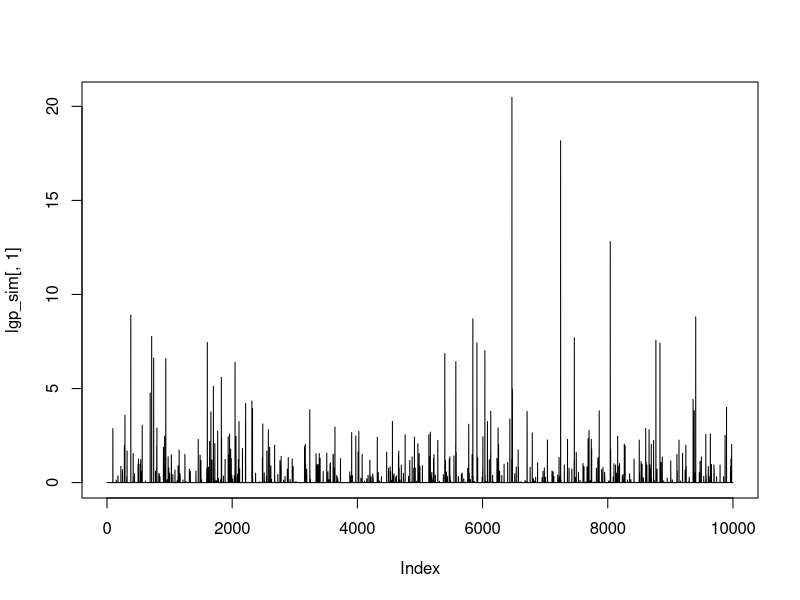

R code for this plot: (Note: this script raises an error after producing the figure.)
# Due to Walker (2000)

rlgprocess <- function(alpha, beta, rho, kappa, timesteps, n){
  if(rho >= 1 | rho <= 0) stop("Rho should be between 0 and 1.")
  
  latent_lambda <- rgamma(n = timesteps*n,
                     shape = alpha,
                     rate = 1.0)
  latent_lambda <- rpois(n = timesteps*n,
                    lambda = latent_lambda*(1-rho)/rho)
  latent_lambda <- rgamma(n = timesteps*n, 
                     shape = latent_lambda,
                     rate = beta/rho)
  latent_lambda <- rho*rgamma(n = timesteps*n,
                          shape = alpha,
                          rate = beta) + latent_lambda
  results <- rep(0, timesteps*n)
  which_to_use <- which(runif(n=timesteps*n) <= exp(-kappa * latent_lambda))
  results[which_to_use] <- rexp(n = length(which_to_use),
                                rate = latent_lambda[which_to_use])
  return(matrix(results, ncol=n))
}

lgp_sim <- rlgprocess(alpha = 3.00,
                      beta = 1.0,
                      kappa = 1.7,
                      rho = 0.4,
                      timesteps = 10000,
                      n=1)
plot(lgp_sim[,1], type = 'l')
lines(lgp_sim[,2], type = 'l', col="red")
1000000-length(which(lgp_sim == 0.0))
summary(lgp_sim[,1])
gpd(lgp_sim, nextremes = 10000-length(which(lgp_sim == 0.0)))

plot(density(lgp_sim[lgp_sim>0]))
lines(density(rgpd(10000, xi=0.33, beta=(1+1.7)/3)))
